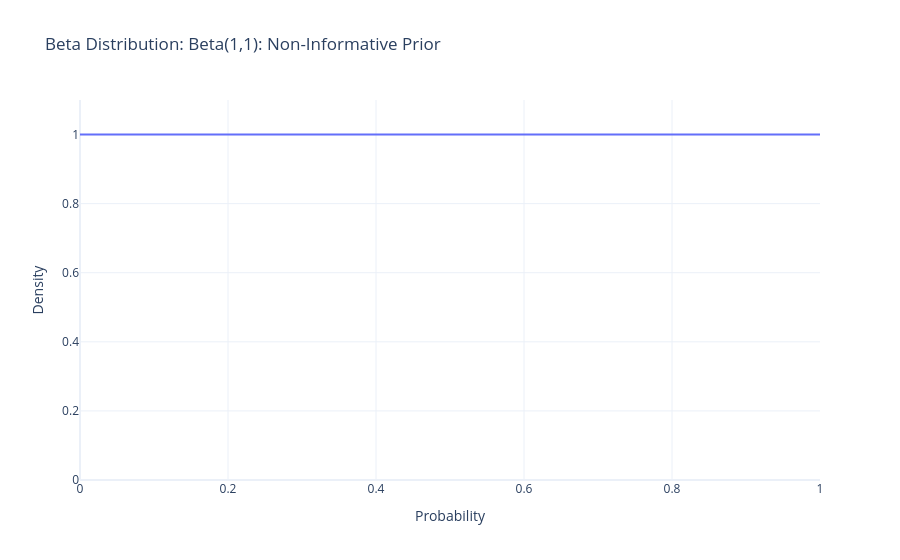

Write notebook code for a chart like this one.
### Markdown cell above
# 3. Exploring the Non-Informative Prior: Beta(1,1)

We begin with the **Beta(1,1)** distribution, often referred to as a **uniform (non-informative) prior**. It assigns equal probability density to every possible conversion rate between 0 and 1, indicating that, before observing any data, we have no preference for one conversion rate over another.

Although commonly used when little or no prior information is available, Beta(1,1) should not be interpreted as stating that every conversion rate is equally likely in reality. Rather, it reflects that **our current knowledge provides no reason to favor one value over another**.

In this section, we will:

- Visualize the Beta(1,1) distribution.
- Compute its mean, variance, and 95% credible interval.
- Observe that the mode is undefined using the standard formula because α = β = 1.
- Interpret what this prior represents from a business perspective.

### Code cell
alpha = 1
beta = 1

print(f"Prior: Beta({alpha}, {beta})")

mean = beta_mean(alpha, beta)
variance = beta_variance(alpha, beta)
ci = beta_ci(alpha, beta)

print(f"Mean               : {mean:.4f}")
print(f"Variance           : {variance:.4f}")
print(f"95% Credible Interval: ({ci[0]:.4f}, {ci[1]:.4f})")

try:
    mode = beta_mode(alpha, beta)
    print(f"Mode               : {mode:.4f}")
except ValueError as e:
    print(f"Mode               : Undefined ({e})")

fig = plot_beta(
    alpha=alpha,
    beta=beta,   # Use your actual parameter name here
    label="Beta(1,1): Non-Informative Prior"
)

fig.show()

### Figure 1 — Plotly figure (JSON) as saved in the notebook; plotly's stock layout.template omitted (floating-point values rounded to 4 significant figures; data arrays with more than 128 entries replaced by an {"elided": "..."} marker saying what was removed)
{"data": [{"mode": "lines", "name": "Beta(1,1): Non-Informative Prior", "type": "scatter", "x": {"elided": "500 float values"}, "y": {"elided": "500 float values"}}], "layout": {"title": {"text": "Beta Distribution: Beta(1,1): Non-Informative Prior"}, "xaxis": {"title": {"text": "Probability"}}, "yaxis": {"range": [0, 1.1], "title": {"text": "Density"}}}}
